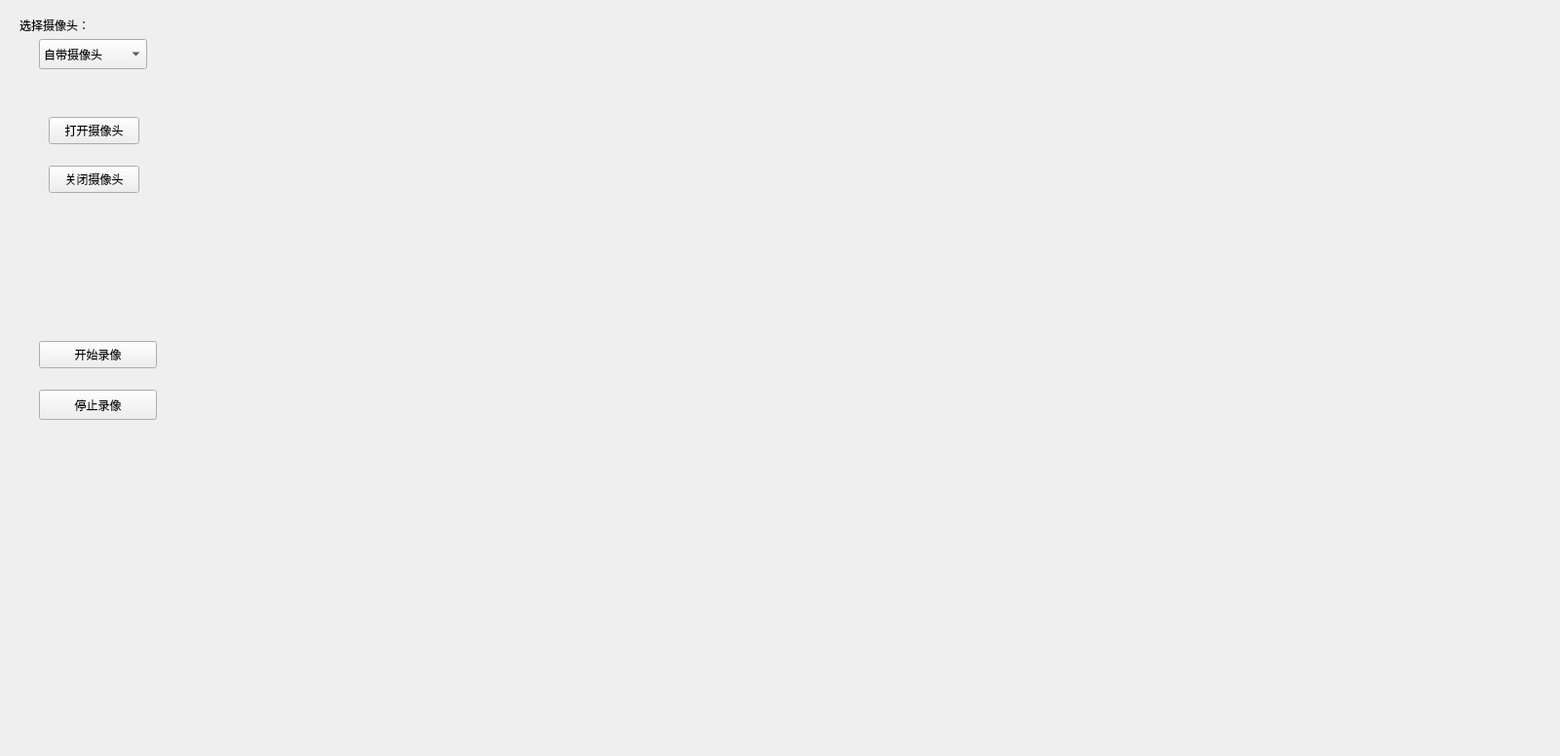
<?xml version="1.0" encoding="UTF-8"?>
<ui version="4.0">
 <class>VideoCatcher</class>
 <widget class="QWidget" name="VideoCatcher">
  <property name="geometry">
   <rect>
    <x>0</x>
    <y>0</y>
    <width>1601</width>
    <height>776</height>
   </rect>
  </property>
  <property name="sizePolicy">
   <sizepolicy hsizetype="Expanding" vsizetype="Expanding">
    <horstretch>0</horstretch>
    <verstretch>0</verstretch>
   </sizepolicy>
  </property>
  <property name="windowTitle">
   <string>视频录制</string>
  </property>
  <widget class="QWidget" name="horizontalLayoutWidget_2">
   <property name="geometry">
    <rect>
     <x>200</x>
     <y>0</y>
     <width>1391</width>
     <height>641</height>
    </rect>
   </property>
   <layout class="QHBoxLayout" name="horizontalLayout_2">
    <item>
     <widget class="QLabel" name="label">
      <property name="sizePolicy">
       <sizepolicy hsizetype="Expanding" vsizetype="Expanding">
        <horstretch>0</horstretch>
        <verstretch>0</verstretch>
       </sizepolicy>
      </property>
      <property name="text">
       <string/>
      </property>
     </widget>
    </item>
   </layout>
  </widget>
  <widget class="QLabel" name="selectLabel">
   <property name="geometry">
    <rect>
     <x>20</x>
     <y>10</y>
     <width>91</width>
     <height>31</height>
    </rect>
   </property>
   <property name="text">
    <string>选择摄像头：</string>
   </property>
  </widget>
  <widget class="QComboBox" name="selectCamera">
   <property name="geometry">
    <rect>
     <x>40</x>
     <y>40</y>
     <width>111</width>
     <height>31</height>
    </rect>
   </property>
   <item>
    <property name="text">
     <string>自带摄像头</string>
    </property>
   </item>
   <item>
    <property name="text">
     <string>外接摄像头</string>
    </property>
   </item>
  </widget>
  <widget class="QPushButton" name="openCamera">
   <property name="geometry">
    <rect>
     <x>50</x>
     <y>120</y>
     <width>93</width>
     <height>28</height>
    </rect>
   </property>
   <property name="text">
    <string>打开摄像头</string>
   </property>
  </widget>
  <widget class="QPushButton" name="startVideo">
   <property name="geometry">
    <rect>
     <x>40</x>
     <y>350</y>
     <width>121</width>
     <height>28</height>
    </rect>
   </property>
   <property name="text">
    <string>开始录像</string>
   </property>
  </widget>
  <widget class="QPushButton" name="stopVideo">
   <property name="geometry">
    <rect>
     <x>40</x>
     <y>400</y>
     <width>121</width>
     <height>31</height>
    </rect>
   </property>
   <property name="text">
    <string>停止录像</string>
   </property>
  </widget>
  <widget class="QPushButton" name="closeCamera">
   <property name="geometry">
    <rect>
     <x>50</x>
     <y>170</y>
     <width>93</width>
     <height>28</height>
    </rect>
   </property>
   <property name="text">
    <string>关闭摄像头</string>
   </property>
  </widget>
 </widget>
 <layoutdefault spacing="6" margin="11"/>
 <resources/>
 <connections/>
</ui>
